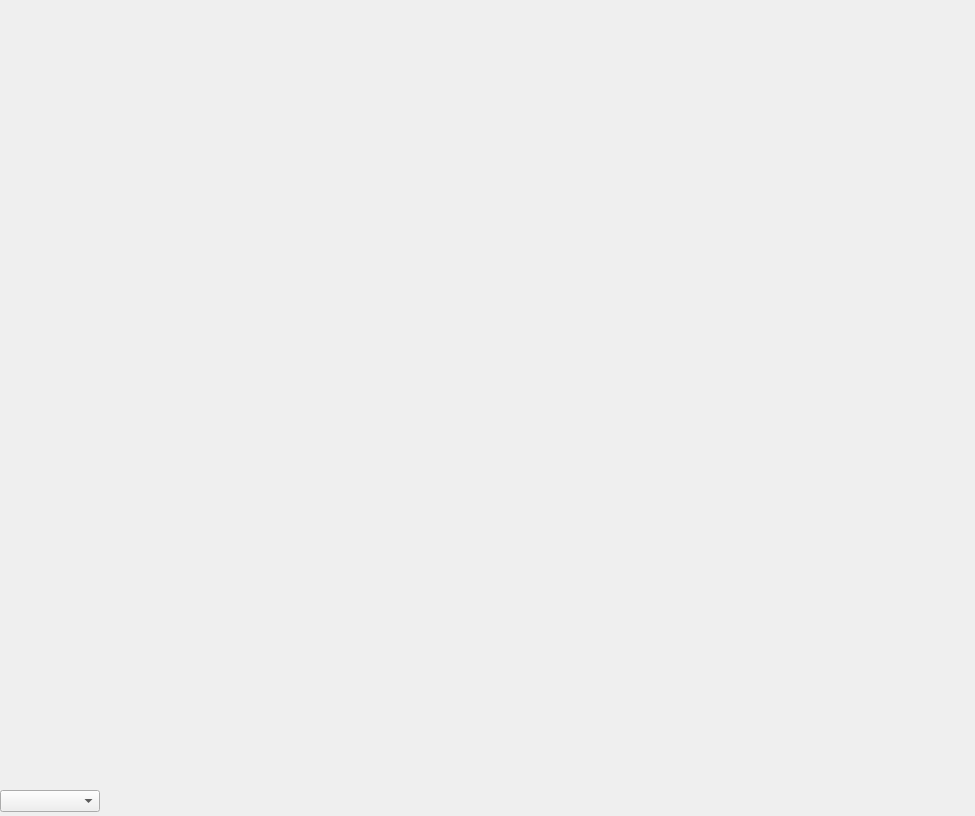
<?xml version="1.0" encoding="UTF-8"?>
<ui version="4.0">
 <class>FilePreviewWidget</class>
 <widget class="QWidget" name="FilePreviewWidget">
  <property name="geometry">
   <rect>
    <x>0</x>
    <y>0</y>
    <width>975</width>
    <height>816</height>
   </rect>
  </property>
  <property name="windowTitle">
   <string>FilePreviewWidget</string>
  </property>
  <layout class="QVBoxLayout" name="verticalLayout">
   <property name="spacing">
    <number>0</number>
   </property>
   <property name="leftMargin">
    <number>0</number>
   </property>
   <property name="topMargin">
    <number>0</number>
   </property>
   <property name="rightMargin">
    <number>0</number>
   </property>
   <property name="bottomMargin">
    <number>0</number>
   </property>
   <item>
    <widget class="QWidget" name="central_widget" native="true"/>
   </item>
   <item>
    <widget class="QWidget" name="option_widget" native="true">
     <property name="maximumSize">
      <size>
       <width>16777215</width>
       <height>30</height>
      </size>
     </property>
     <layout class="QHBoxLayout" name="horizontalLayout">
      <property name="spacing">
       <number>0</number>
      </property>
      <property name="leftMargin">
       <number>0</number>
      </property>
      <property name="topMargin">
       <number>0</number>
      </property>
      <property name="rightMargin">
       <number>0</number>
      </property>
      <property name="bottomMargin">
       <number>0</number>
      </property>
      <item>
       <widget class="QComboBox" name="cb_widget_set">
        <property name="minimumSize">
         <size>
          <width>100</width>
          <height>0</height>
         </size>
        </property>
       </widget>
      </item>
      <item>
       <spacer name="horizontalSpacer">
        <property name="orientation">
         <enum>Qt::Horizontal</enum>
        </property>
        <property name="sizeHint" stdset="0">
         <size>
          <width>40</width>
          <height>20</height>
         </size>
        </property>
       </spacer>
      </item>
     </layout>
    </widget>
   </item>
  </layout>
 </widget>
 <layoutdefault spacing="6" margin="11"/>
 <resources/>
 <connections/>
</ui>
